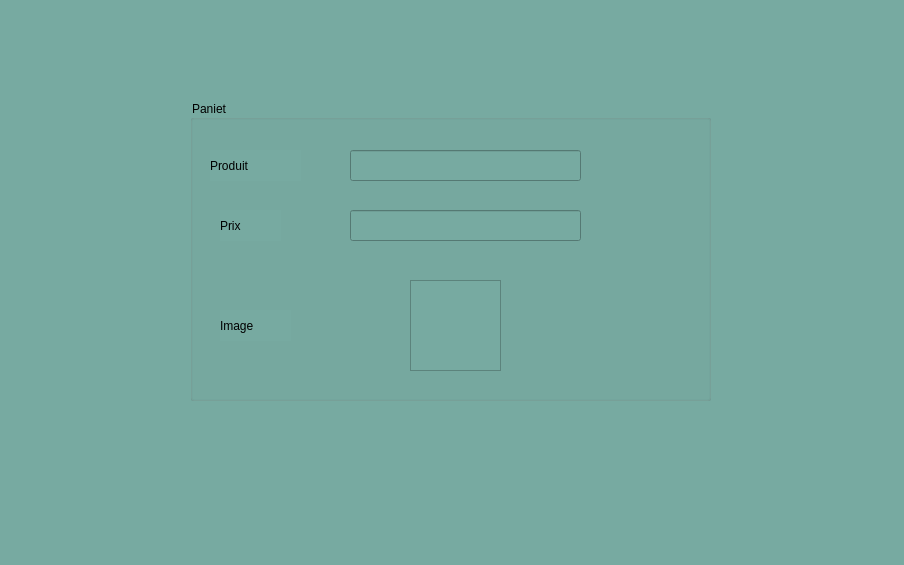
<?xml version="1.0" encoding="UTF-8"?>
<ui version="4.0">
 <class>Dialog</class>
 <widget class="QDialog" name="Dialog">
  <property name="geometry">
   <rect>
    <x>0</x>
    <y>0</y>
    <width>904</width>
    <height>565</height>
   </rect>
  </property>
  <property name="windowTitle">
   <string>Affichage Clients</string>
  </property>
  <property name="styleSheet">
   <string notr="true">background-color: rgb(119, 170, 161);</string>
  </property>
  <widget class="QGroupBox" name="groupBox">
   <property name="geometry">
    <rect>
     <x>190</x>
     <y>100</y>
     <width>521</width>
     <height>301</height>
    </rect>
   </property>
   <property name="styleSheet">
    <string notr="true">border-color: rgb(0, 170, 127);</string>
   </property>
   <property name="title">
    <string>Paniet</string>
   </property>
   <widget class="QLabel" name="label">
    <property name="geometry">
     <rect>
      <x>30</x>
      <y>110</y>
      <width>61</width>
      <height>31</height>
     </rect>
    </property>
    <property name="styleSheet">
     <string notr="true">font: 700 14pt &quot;Segoe UI&quot;;</string>
    </property>
    <property name="text">
     <string>Prix</string>
    </property>
   </widget>
   <widget class="QLabel" name="label_2">
    <property name="geometry">
     <rect>
      <x>20</x>
      <y>50</y>
      <width>91</width>
      <height>31</height>
     </rect>
    </property>
    <property name="styleSheet">
     <string notr="true">font: 700 14pt &quot;Segoe UI&quot;;</string>
    </property>
    <property name="text">
     <string>Produit</string>
    </property>
   </widget>
   <widget class="QLabel" name="label_3">
    <property name="geometry">
     <rect>
      <x>30</x>
      <y>210</y>
      <width>71</width>
      <height>31</height>
     </rect>
    </property>
    <property name="styleSheet">
     <string notr="true">font: 700 14pt &quot;Segoe UI&quot;;</string>
    </property>
    <property name="text">
     <string>Image</string>
    </property>
   </widget>
   <widget class="QLineEdit" name="lineEdit_Produit_name">
    <property name="geometry">
     <rect>
      <x>160</x>
      <y>50</y>
      <width>231</width>
      <height>31</height>
     </rect>
    </property>
    <property name="readOnly">
     <bool>true</bool>
    </property>
   </widget>
   <widget class="QLineEdit" name="lineEdit_price">
    <property name="geometry">
     <rect>
      <x>160</x>
      <y>110</y>
      <width>231</width>
      <height>31</height>
     </rect>
    </property>
    <property name="readOnly">
     <bool>true</bool>
    </property>
   </widget>
   <widget class="QFrame" name="frame">
    <property name="geometry">
     <rect>
      <x>220</x>
      <y>180</y>
      <width>91</width>
      <height>91</height>
     </rect>
    </property>
    <property name="styleSheet">
     <string notr="true">image:url(:/new/product_img/C:/xampp/htdocs/Projects/Site1/view/backoffice/assets/images/profile-1.jpg)</string>
    </property>
    <property name="frameShape">
     <enum>QFrame::StyledPanel</enum>
    </property>
    <property name="frameShadow">
     <enum>QFrame::Raised</enum>
    </property>
   </widget>
  </widget>
 </widget>
 <resources/>
 <connections/>
</ui>
